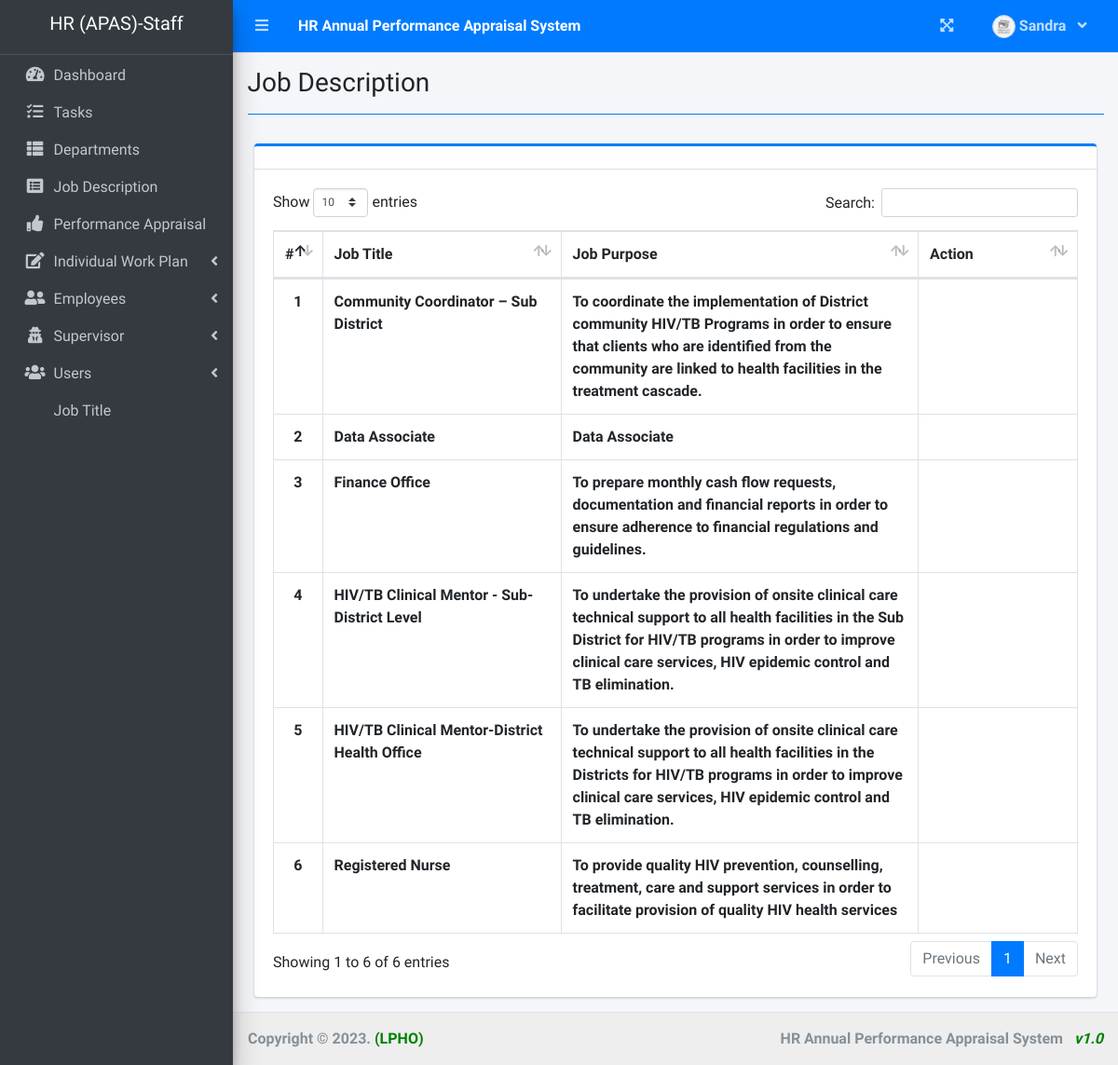
/index.php?page=job_description (signed in), run on the app's committed database.
### tables this page shows
CREATE TABLE `job_description` (
  `job_id` int(30) NOT NULL,
  `salary_scale` text NOT NULL,
  `j_title` varchar(200) NOT NULL,
  `j_purpose` text NOT NULL
);

### job_description.php (the view, shortened to what this page needs)
<?php include 'db_connect.php' ?>
<div class="col-lg-12">
	<div class="card card-outline card-primary">
		<div class="card-header">
		</div>
		<div class="card-body">
			<table class="table tabe-hover table-bordered" id="list">
				<colgroup>
					<col width="5%">
					<col width="30%">
					<col width="45%">
					<col width="20%">
				</colgroup>
				<thead>
					<tr>
						<th class="text-center">#</th>
						<th>Job Title</th>
						<th>Job Purpose</th>
						<th>Action</th>
					</tr>
				</thead>
				<tbody>
					<?php
					$i = 1;
					$qry = $conn->query("SELECT * FROM job_description order by j_title asc ");
					while ($row = $qry->fetch_assoc()) :
					?>
						<tr>
							<th class="text-center"><?php echo $i++ ?></th>
							<td><b><?php echo $row['j_title'] ?></b></td>
							<td><b><?php echo $row['j_purpose'] ?></b></td>
							<td class="text-center">
							</td>
						</tr>
					<?php endwhile; ?>
				</tbody>
			</table>
		</div>
	</div>
</div>

### data on the page
job_description: j_title "Community Coordinator – Sub District", j_purpose "To coordinate the implementation of District community HIV/TB Programs in order to ensure that clients who are identified from the community are linked to health facilities in the treatment cascade."
job_description: j_title "Data Associate", j_purpose "Data Associate"
job_description: j_title "Finance Office", j_purpose "To prepare monthly cash flow requests, documentation and financial reports in order to ensure adherence to financial regulations and guidelines."
job_description: j_title "HIV/TB Clinical Mentor - Sub-District Level", j_purpose "To undertake the provision of onsite clinical care technical support to all health facilities in the Sub District for HIV/TB programs in order to improve clinical care services, HIV epidemic control and TB elimination."
job_description: j_title "HIV/TB Clinical Mentor-District Health Office", j_purpose "To undertake the provision of onsite clinical care technical support to all health facilities in the Districts for HIV/TB programs in order to improve clinical care services, HIV epidemic control and TB elimination."
job_description: j_title "Registered Nurse", j_purpose "To provide quality HIV prevention, counselling, treatment, care and support services in order to facilitate provision of quality HIV health services"

### other printed values
$_SESSION['system']['name'] "HR Annual Performance Appraisal System"
$_SESSION['login_firstname'] "Sandra"
$_SESSION['system']['short_form'] "HR (APAS)"
$title "Job Description"
